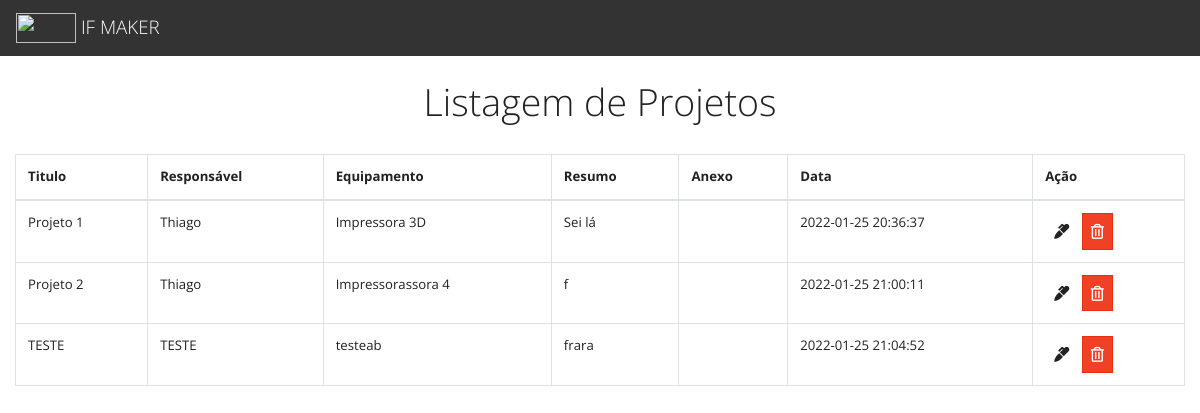
Screenshot of /listagemProjetos.php with the database file from the repository.
### tables this page shows
CREATE TABLE `projeto` (
  `id` int(11) NOT NULL,
  `titulo` varchar(100) NOT NULL,
  `responsavel` varchar(100) NOT NULL,
  `equipamento` varchar(100) NOT NULL,
  `resumo` text NOT NULL,
  `data` timestamp NOT NULL DEFAULT current_timestamp(),
  `anexo` varchar(40) NOT NULL
);

### listagemProjetos.php (the view, shortened to what this page needs)
<?php include("db.php"); ?>
<?php include('includes/header.php'); ?>
      <br>
      <h1 class="d-flex justify-content-center align-items-center">Listagem de Projetos</h1>
      <br>
    <div class="col-md-12">
      <table class="table table-bordered">
        <thead>
          <tr>
            <th>Titulo</th>
            <th>Responsável</th>
            <th>Equipamento</th>
            <th>Resumo</th>
            <th>Anexo</th>
            <th>Data</th>
            <th>Ação</th>
          </tr>
        </thead>
        <tbody>
          <?php
          $query = "SELECT * FROM projeto";
          $result_tasks = mysqli_query($conn, $query);
          while($row = mysqli_fetch_assoc($result_tasks)) { ?>
          <tr>
            <td><?php echo $row['titulo']; ?></td>
            <td><?php echo $row['responsavel']; ?></td>
            <td><?php echo $row['equipamento']; ?></td>
            <td><?php echo $row['resumo']; ?></td>
            <td><?php echo "<a href=upload/".$row["anexo"].">" . $row["anexo"] . "</a><br />"; ?></td>
            <td><?php echo $row['data']; ?></td>
            <td>
              <a href="edit.php?id=<?php echo $row['id']?>" class="btn upload/n-secondary">
                <i class="fas fa-marker"></i>
              </a>
              <a href="delete_task.php?id=<?php echo $row['id']?>" class="btn btn-danger">
                <i class="far fa-trash-alt"></i>
              </a>
            </td>
          </tr>
          <?php } ?>
        </tbody>
      </table>
    </div>
<?php include('includes/footer.php'); ?>

### rows the page displays
projeto: titulo "Projeto 1", responsavel "Thiago", equipamento "Impressora 3D", resumo "Sei lá", data "2022-01-25 20:36:37"
projeto: titulo "Projeto 2", responsavel "Thiago", equipamento "Impressorassora 4", resumo "f", data "2022-01-25 21:00:11"
projeto: titulo "TESTE", responsavel "TESTE", equipamento "testeab", resumo "frara", data "2022-01-25 21:04:52"
